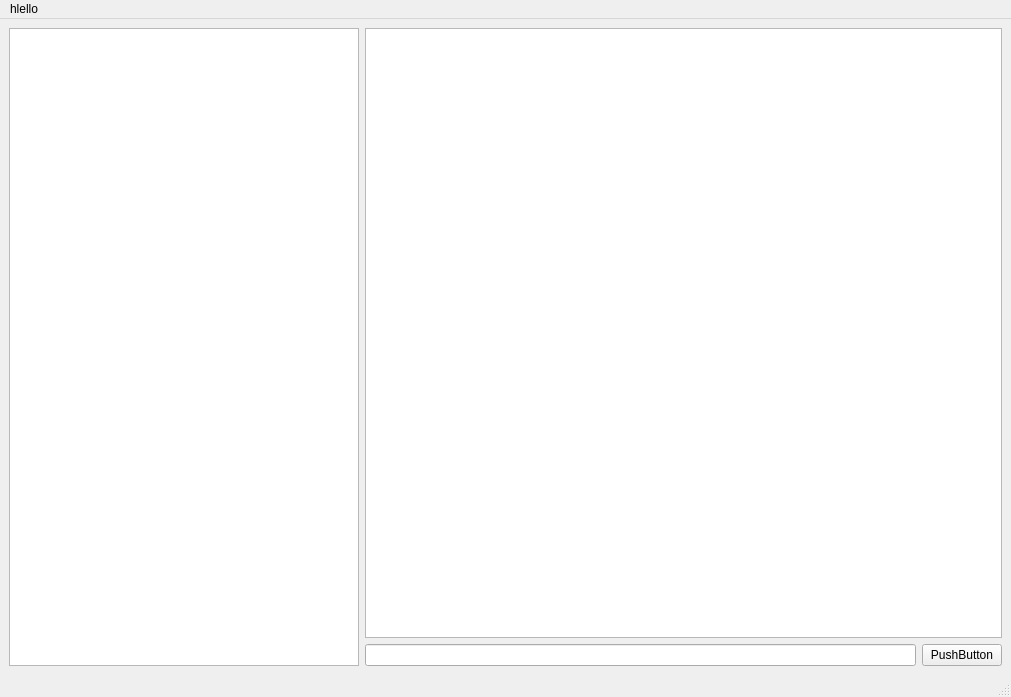
<?xml version="1.0" encoding="UTF-8"?>
<ui version="4.0">
 <class>MainWindow</class>
 <widget class="QMainWindow" name="MainWindow">
  <property name="geometry">
   <rect>
    <x>0</x>
    <y>0</y>
    <width>1011</width>
    <height>697</height>
   </rect>
  </property>
  <property name="windowTitle">
   <string>MainWindow</string>
  </property>
  <widget class="QWidget" name="centralwidget">
   <layout class="QHBoxLayout" name="horizontalLayout_2">
    <item>
     <layout class="QHBoxLayout" name="horizontalLayout">
      <item>
       <widget class="QListView" name="users">
        <property name="maximumSize">
         <size>
          <width>350</width>
          <height>16777215</height>
         </size>
        </property>
       </widget>
      </item>
      <item>
       <layout class="QVBoxLayout" name="verticalLayout">
        <item>
         <widget class="QListView" name="listView_2"/>
        </item>
        <item>
         <layout class="QHBoxLayout" name="horizontalLayout_3">
          <item>
           <widget class="QLineEdit" name="messageInput"/>
          </item>
          <item>
           <widget class="QPushButton" name="sendMessage">
            <property name="text">
             <string>PushButton</string>
            </property>
           </widget>
          </item>
         </layout>
        </item>
       </layout>
      </item>
     </layout>
    </item>
   </layout>
  </widget>
  <widget class="QMenuBar" name="menubar">
   <property name="geometry">
    <rect>
     <x>0</x>
     <y>0</y>
     <width>1011</width>
     <height>33</height>
    </rect>
   </property>
   <widget class="QMenu" name="menuhlello">
    <property name="title">
     <string>hlello</string>
    </property>
    <addaction name="actionhello"/>
    <addaction name="action123"/>
   </widget>
   <addaction name="menuhlello"/>
  </widget>
  <widget class="QStatusBar" name="statusbar"/>
  <action name="actionhello">
   <property name="text">
    <string>hello</string>
   </property>
  </action>
  <action name="action123">
   <property name="text">
    <string>123</string>
   </property>
  </action>
 </widget>
 <resources/>
 <connections/>
</ui>
